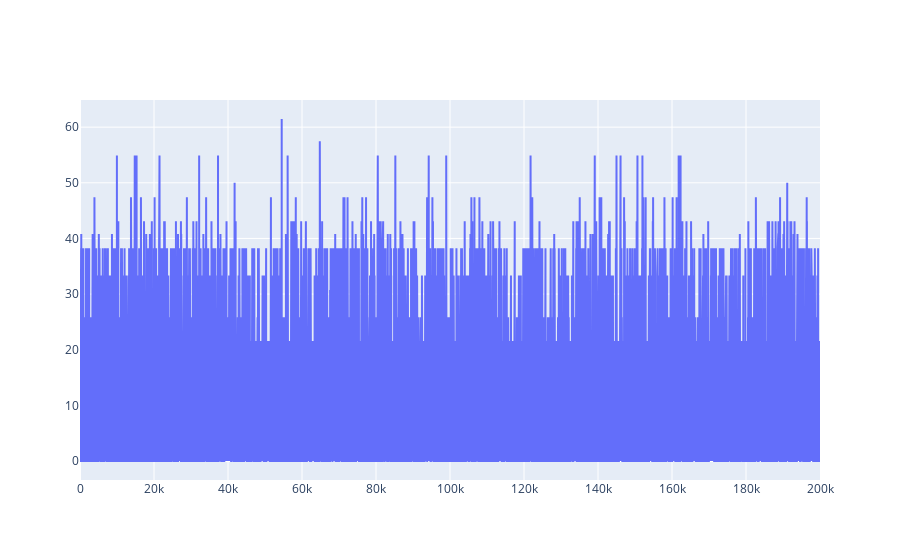

Source (notebook cell):
### Code cell
win = signal.windows.hann(10)
# plt.plot(time_axis_I,np.convolve(rateI,win,'same')/ sum(win),alpha = 0.75)
fig = go.Figure(data=go.Scatter( y=(np.convolve(rateE,win,'same')/ sum(win)) ))
#fig.add_trace(go.Scatter( y=excitatory["gampa"][0]))
fig.show()

### Figure 1 — Plotly figure (JSON) as saved in the notebook; plotly's stock layout.template omitted (floating-point values rounded to 4 significant figures; data arrays with more than 128 entries replaced by an {"elided": "..."} marker saying what was removed)
{"data": [{"type": "scatter", "y": {"elided": "199999 float values"}}], "layout": {}}
